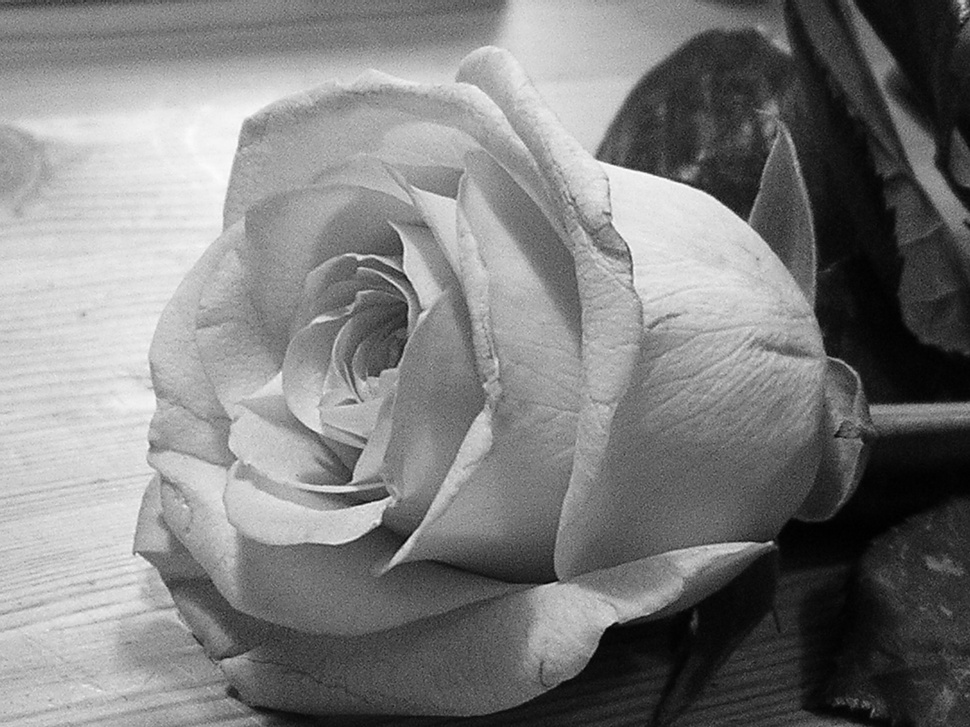
#> input picture Images/grayscale-rose1.jpg, 970 x 727 px, shrunk from 2592 x 1944 before the run, found by its file name
$ python demo22_opencv_threshold.py
#> lines starting #> are read from the running program, lines starting #| are printed output that depends on the picture; after the words box and inside, x2 and y2 are one past the last pixel; in counts of white or black regions, pixels touching at a corner belong together
import cv2
from matplotlib import pyplot as plt
import time

IMAGE_PATH = "./images/grayscale-rose1.jpg"
src = cv2.imread(IMAGE_PATH, cv2.IMREAD_GRAYSCALE)
#> src is the input picture: shape (727, 970); min 0, max 254, mean 126.2

THRESHOLD_VALUE = 127
MAX_VALUE = 255

t = time.time()
# in ipython you can use
# %timeit cv2.threshold(src, THRESHOLD_VALUE, MAX_VALUE, cv2.THRESH_BINARY)
th, dst = cv2.threshold(src, THRESHOLD_VALUE, MAX_VALUE, cv2.THRESH_BINARY)
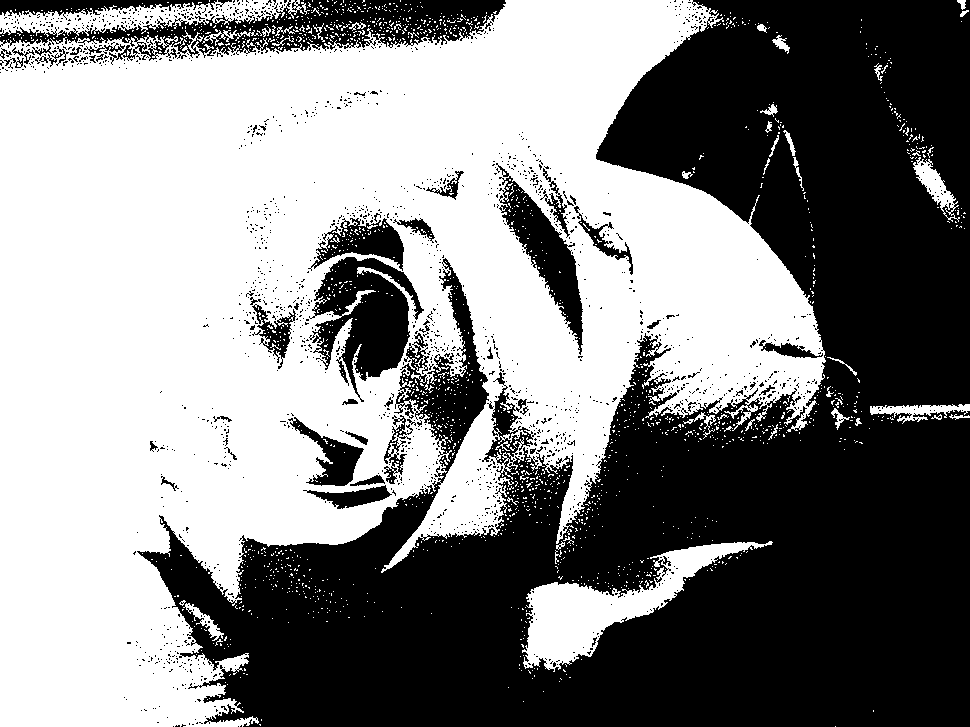
#> dst: shape (727, 970); 52.4% white; 1687 black regions (1635 under 20 px), largest, box (x1, y1, x2, y2) and area: (137, 0, 970, 727) 292899, (0, 0, 506, 65) 12352, (309, 257, 424, 402) 8382
#> th = 127
print("花了{}秒".format(time.time() - t))
print(f"threshold={th}, type of dst={type(dst)}")
#| threshold=127.0, type of dst=<class 'numpy.ndarray'>

plt.figure(figsize=[15, 8])
plt.subplot(1, 2, 1)
plt.imshow(src, cmap='gray', vmin=0, vmax=255)
plt.subplot(1, 2, 2)
plt.imshow(dst, cmap='gray', vmin=0, vmax=255)
plt.show()
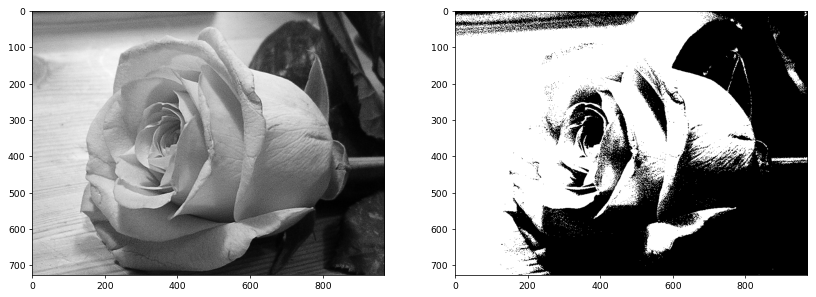
#> figure drawn by matplotlib, 2 panels
